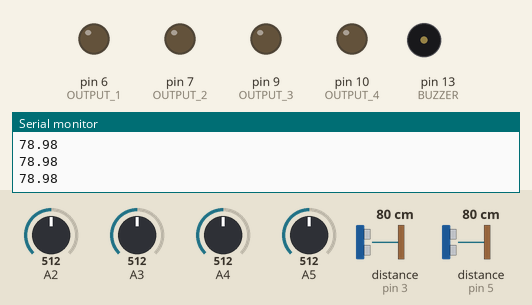
Simulated run of this sketch. Board: Arduino Uno, built with avr-gcc and run on an emulated ATmega328P. On the bench: output pins drawn as LEDs (lit = HIGH), buzzer (waves = sounding, pin HIGH), the last lines printed to the serial monitor. Wiring (inferred from the names in the program): 2 × ultrasonic range finder: trigger pin 2, echo pin 3 / trigger pin 4, echo pin 5. The test bench sets the inputs (shaded band); at power-on: A2 = 512, A4 = 512, A3 = 512, A5 = 512, distance to the obstacle (sensors on pin 3, pin 5) 80 cm. The echo pulse lasts 58.3 µs per cm; pins used as bus, display or sensor lines are not drawn.

Above: at 1.2 s.
1.3 s: A2 set to 450
3.0 s: A2 set to 416
At 4.6 s:
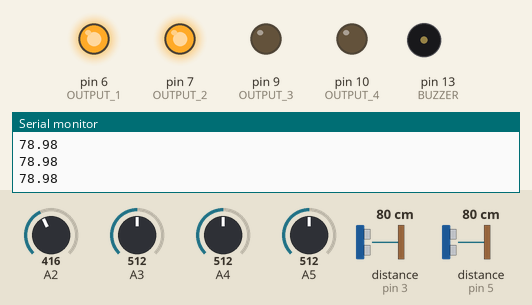
4.9 s: A4 set to 426
6.4 s: A4 set to 403
At 8.0 s:
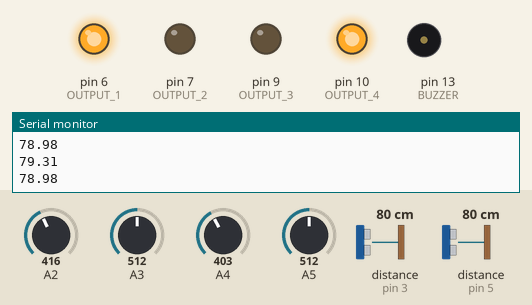
8.3 s: A3 set to 419
9.9 s: A3 set to 391
At 10.7 s:
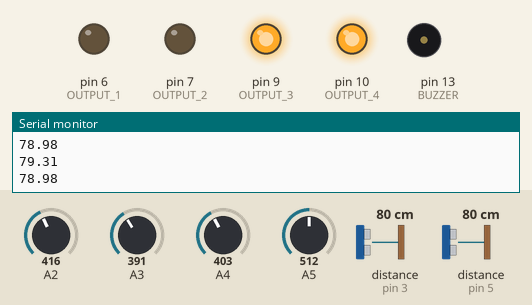
Timing chart, 0 to 12.7 s (numbered marks = the images above; inputs shaded):
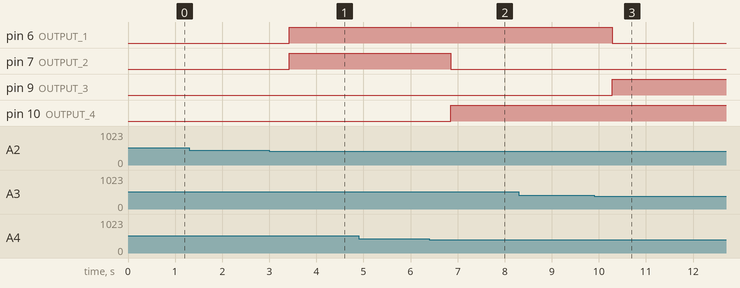

The sketch:

SSDR_Final.ino
```cpp
// Include the SoftwareSerial library for serial communication
#include <SoftwareSerial.h>
SoftwareSerial mySerial(11, 12);

// Define pin assignments for ultrasonic sensors
uint8_t TRIG_PIN1 = 2;
uint8_t ECHO_PIN1 = 3;
uint8_t TRIG_PIN2 = 4;
uint8_t ECHO_PIN2 = 5;

// Define pin assignments for motor outputs
uint8_t OUTPUT_1 = 6;  //Right forward
uint8_t OUTPUT_2 = 7;  //Right backward
uint8_t OUTPUT_3 = 9;  //Left forward
uint8_t OUTPUT_4 = 10;  //Left backward

// Define pin assignment for buzzer
uint8_t BUZZER = 13;

// Declare variables for LDR values, distance measurements, and threshold
float ldr1, ldr2, ldr3, ldr4, x, distance1, distance2;
int threshold = 650;

void setup() {
  // Set pin modes for motor outputs
  pinMode(OUTPUT_1, OUTPUT);
  pinMode(OUTPUT_2, OUTPUT);
  pinMode(OUTPUT_3, OUTPUT);
  pinMode(OUTPUT_4, OUTPUT);

  // Set pin modes for ultrasonic sensors
  pinMode(TRIG_PIN1, OUTPUT);
  pinMode(ECHO_PIN1, INPUT);
  pinMode(TRIG_PIN2, OUTPUT);
  pinMode(ECHO_PIN2, INPUT);

  // Set pin modes for buzzer
  pinMode(BUZZER, OUTPUT);

  // Initialize serial communication for debugging and SoftwareSerial for SIM800L module
  Serial.begin(9600);
  mySerial.begin(9600);
}

// Function to read distance using ultrasonic sensor
float readDistanceCM(int trig, int echo) {
  digitalWrite(trig, LOW);
  delayMicroseconds(2);
  digitalWrite(trig, HIGH);
  delayMicroseconds(10);
  digitalWrite(trig, LOW);
  int duration = pulseIn(echo, HIGH);
  delay(100);
  return duration * 0.034 / 2;
}

// Function to send a message using the SIM800L module
void Sendmessage(){
  mySerial.println("AT+CMGF=1");
  delay(1000);
  mySerial.println("AT+CMGs=\"+94762811062\"\r");
  delay(1000);
  mySerial.println("Selfodryer: I'm in the extreme darkness");
  delay(100);
  mySerial.println((char)26);
  delay(1000);
}

// Function to control robot movements based on sensor readings
void movements() {
  // Check if all LDR values are below or equal to 100 (indicating extreme darkness)
  if (ldr1 <= 100 && ldr2 <= 100 && ldr3 <= 100 && ldr4 <= 100) {
    stop();
    digitalWrite(BUZZER, HIGH);
    Sendmessage();  // Function to send a message
    delay(2000);
    digitalWrite(BUZZER, LOW);
    delay(3000);
  }
  // Check if there a significant difference between adjacent LDR values
  else if (abs(ldr1 - ldr2) > 80 || abs(ldr3 - ldr4) > 80) {
    // Determine the minimum LDR value among all
    x = min(ldr1, min(ldr2, min(ldr3, ldr4)));

    // Check if any LDR value is below or equal to the threshold
    if (ldr1 <= threshold || ldr2 <= threshold || ldr3 <= threshold || ldr4 <= threshold) {
      // Adjust robot movements based on LDR and ultrasonic sensor readings
      if (x == ldr1) {
        // Check if distance from ultrasonic sensor 1 is greater than 40 cm
        if (distance1 > 40) { forward(); }
        else { stop(); }
      }
      else if (x == ldr2) {
        // Check if distance from ultrasonic sensor 2 is greater than 40 cm
        if (distance2 > 40) { backward(); }
        else { stop(); }
      }
      else if (x == ldr3) {
        // Turn right
        right();
      }
      else if (x == ldr4) {
        // Turn left
        left();
      }
    }
    else {
      // Stop the robot if all LDR values are above the threshold (indicating sufficient light conditions)
      stop();
    }
  }
  else {
    // Stop the robot if the lighting conditions are sufficient
    stop();
  }
}


// Functions to control robot movements
void forward() {
  digitalWrite(OUTPUT_1, HIGH);
  digitalWrite(OUTPUT_2, HIGH);
  digitalWrite(OUTPUT_3, LOW);
  digitalWrite(OUTPUT_4, LOW);
}

void backward() {
  digitalWrite(OUTPUT_1, LOW);
  digitalWrite(OUTPUT_2, LOW);
  digitalWrite(OUTPUT_3, HIGH);
  digitalWrite(OUTPUT_4, HIGH);
}

void right() {
  digitalWrite(OUTPUT_1, HIGH);
  digitalWrite(OUTPUT_2, LOW);
  digitalWrite(OUTPUT_3, LOW);
  digitalWrite(OUTPUT_4, HIGH);
}

void left() {
  digitalWrite(OUTPUT_1, LOW);
  digitalWrite(OUTPUT_2, HIGH);
  digitalWrite(OUTPUT_3, HIGH);
  digitalWrite(OUTPUT_4, LOW);
}

void stop() {
  digitalWrite(OUTPUT_1, LOW);
  digitalWrite(OUTPUT_2, LOW);
  digitalWrite(OUTPUT_3, LOW);
  digitalWrite(OUTPUT_4, LOW);
}

void loop() {
  // Read LDR values and ultrasonic sensor distances
  ldr1 = analogRead(2);
  ldr2 = analogRead(3);
  ldr3 = analogRead(4);
  ldr4 = analogRead(5);
  distance1 = readDistanceCM(TRIG_PIN1, ECHO_PIN1);
  distance2 = readDistanceCM(TRIG_PIN2, ECHO_PIN2);

  // Print sensor values for debugging
  Serial.println(distance1);
  Serial.println(distance2);

  // Delay before calling the movements function
  delay(100);
  movements();
}
```

Measured:
- the behaviour switches between 432 and 431 on A2 (found by bisection; images 0 and 1)
- the behaviour switches between 416 and 415 on A4 (found by bisection; images 1 and 2)
- the behaviour switches between 404 and 403 on A3 (found by bisection; images 2 and 3)
- after the input at 3.0 s, pin 6 (OUTPUT_1), pin 7 (OUTPUT_2): LOW → HIGH after 0.43 s
- after the input at 6.4 s, pin 7 (OUTPUT_2): HIGH → LOW after 0.46 s; pin 10 (OUTPUT_4): LOW → HIGH after 0.46 s
- after the input at 9.9 s, pin 6 (OUTPUT_1): HIGH → LOW after 0.39 s; pin 9 (OUTPUT_3): LOW → HIGH after 0.39 s
